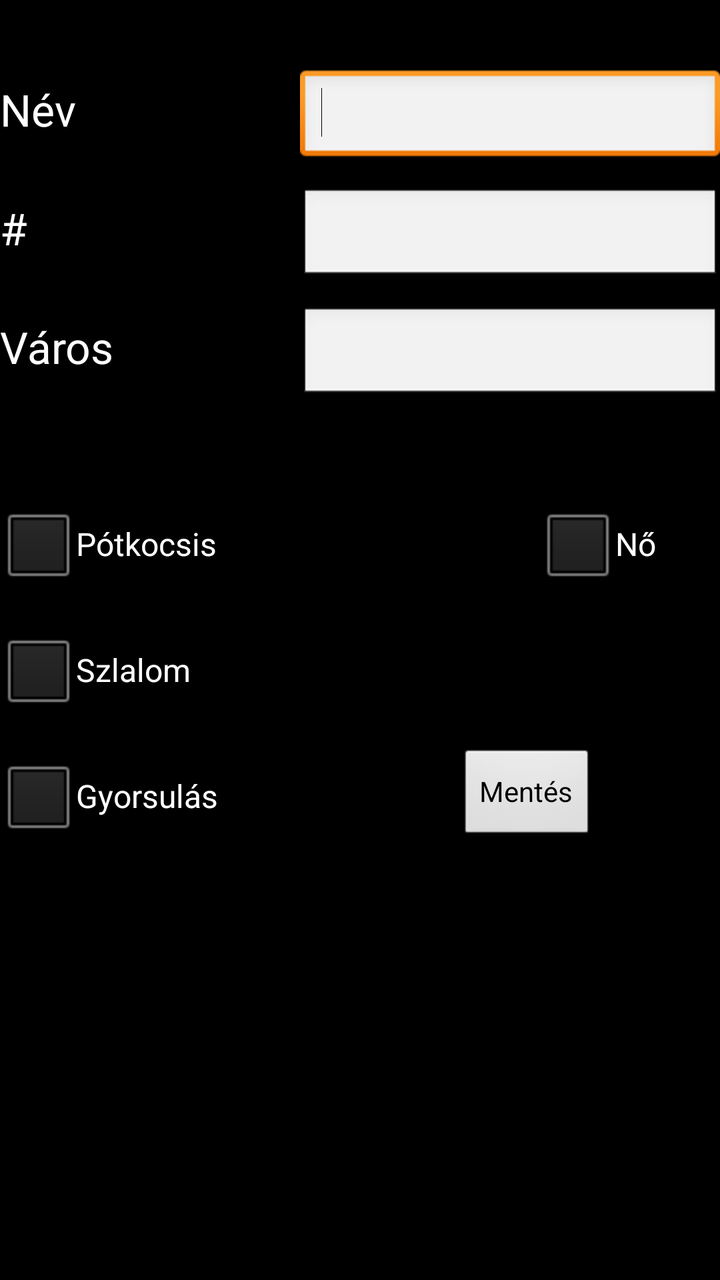
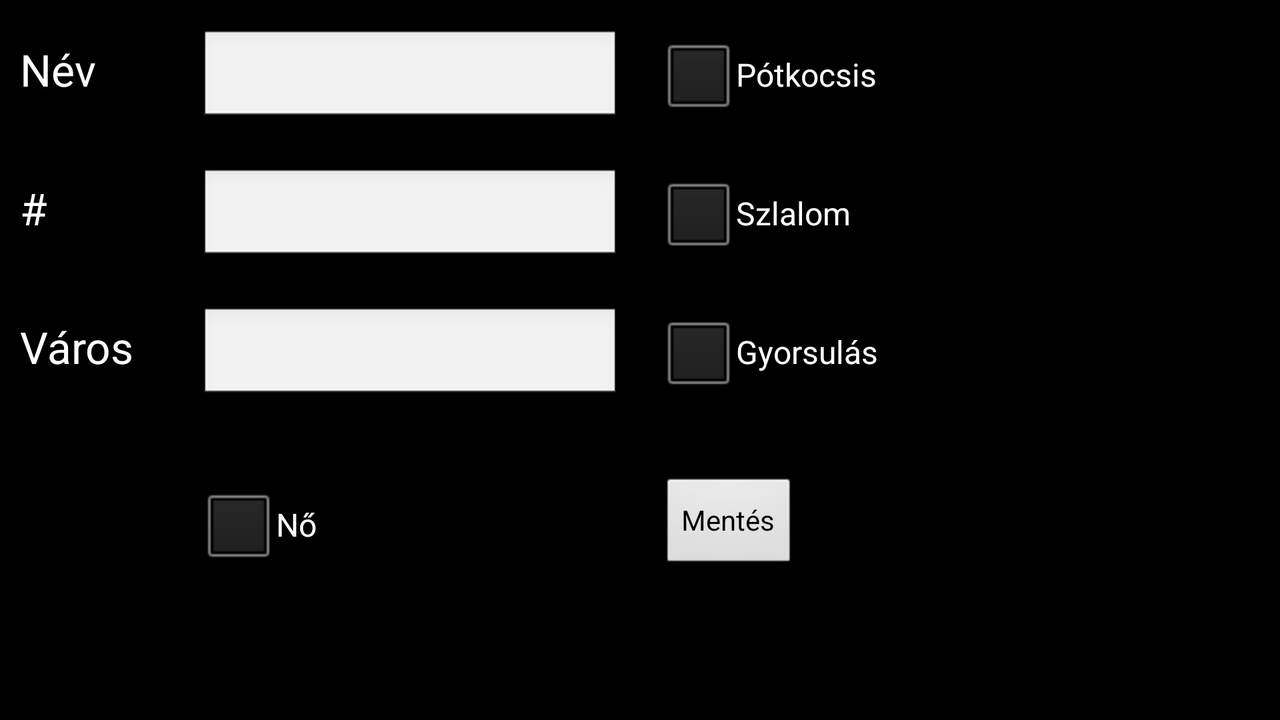

One screen, two layout resources from the same app: the default and the author's alternative for another configuration. Each is rendered where Android would select it; the XML of both is given below.
<!-- AndroidManifest.xml: application theme android:Theme.Black.NoTitleBar.Fullscreen -->
<!-- res/layout/input_racer.xml -->
<?xml version="1.0" encoding="utf-8"?>
<RelativeLayout xmlns:android="http://schemas.android.com/apk/res/android"
    android:layout_width="match_parent"
    android:layout_height="match_parent" >

    <TextView
        android:id="@+id/inputracerViewName"
        android:layout_width="wrap_content"
        android:layout_height="wrap_content"
        android:layout_alignParentLeft="true"
        android:layout_alignParentTop="true"
        android:layout_marginTop="40dp"
        android:text="@string/data_name"
        android:textAppearance="?android:attr/textAppearanceLarge" />

    <TextView
        android:id="@+id/inputracerViewNumber"
        android:layout_width="wrap_content"
        android:layout_height="wrap_content"
        android:layout_alignParentLeft="true"
        android:layout_below="@+id/inputracerViewName"
        android:layout_marginTop="30dp"
        android:text="@string/data_number"
        android:textAppearance="?android:attr/textAppearanceLarge" />

    <TextView
        android:id="@+id/inputracerViewTown"
        android:layout_width="wrap_content"
        android:layout_height="wrap_content"
        android:layout_alignParentLeft="true"
        android:layout_below="@+id/inputracerViewNumber"
        android:layout_marginTop="30dp"
        android:text="@string/data_town"
        android:textAppearance="?android:attr/textAppearanceLarge" />

    <CheckBox
        android:id="@+id/inputracerTrailer"
        android:layout_width="wrap_content"
        android:layout_height="wrap_content"
        android:layout_alignParentLeft="true"
        android:layout_below="@+id/inputracerViewTown"
        android:layout_marginTop="60dp"
        android:text="@string/data_trailer" />

    <CheckBox
        android:id="@+id/inputracerSlalom"
        android:layout_width="wrap_content"
        android:layout_height="wrap_content"
        android:layout_alignParentLeft="true"
        android:layout_below="@+id/inputracerTrailer"
        android:layout_marginTop="15dp"
        android:text="@string/data_slalom" />

    <CheckBox
        android:id="@+id/inputracerDrag"
        android:layout_width="wrap_content"
        android:layout_height="wrap_content"
        android:layout_alignParentLeft="true"
        android:layout_below="@+id/inputracerSlalom"
        android:layout_marginTop="15dp"
        android:text="@string/data_drag" />

    <CheckBox
        android:id="@+id/inputracerSex"
        android:layout_width="wrap_content"
        android:layout_height="wrap_content"
        android:layout_alignBottom="@+id/inputracerTrailer"
        android:layout_alignParentRight="true"
        android:layout_marginRight="32dp"
        android:text="@string/data_sex" />

    <Button
        android:id="@+id/inputracerbtn"
        android:layout_width="wrap_content"
        android:layout_height="wrap_content"
        android:layout_alignBottom="@+id/inputracerDrag"
        android:layout_alignRight="@+id/inputracerSex"
        android:layout_marginRight="30dp"
        android:text="@string/btn_save" />

    <EditText
        android:id="@+id/inputracerEditTown"
        android:layout_width="wrap_content"
        android:layout_height="wrap_content"
        android:layout_alignBaseline="@+id/inputracerViewTown"
        android:layout_alignBottom="@+id/inputracerViewTown"
        android:layout_alignParentRight="true"
        android:ems="10"
        android:inputType="text" />

    <EditText
        android:id="@+id/inputracerEditNumber"
        android:layout_width="wrap_content"
        android:layout_height="wrap_content"
        android:layout_alignBaseline="@+id/inputracerViewNumber"
        android:layout_alignBottom="@+id/inputracerViewNumber"
        android:layout_alignParentRight="true"
        android:ems="10"
        android:inputType="number" >
    </EditText>

    <EditText
        android:id="@+id/inputracerEditName"
        android:layout_width="wrap_content"
        android:layout_height="wrap_content"
        android:layout_alignBaseline="@+id/inputracerViewName"
        android:layout_alignBottom="@+id/inputracerViewName"
        android:layout_alignParentRight="true"
        android:ems="10"
        android:inputType="text" >

        <requestFocus />

    </EditText>

</RelativeLayout>
<!-- resources referenced by this layout -->
<resources>
  <string name="btn_save">Mentés</string>
  <string name="data_drag">Gyorsulás</string>
  <string name="data_name">Név</string>
  <string name="data_number">#</string>
  <string name="data_sex">Nő</string>
  <string name="data_slalom">Szlalom</string>
  <string name="data_town">Város</string>
  <string name="data_trailer">Pótkocsis</string>
</resources>
<!-- res/layout-land/input_racer.xml (the author's variant of the layout above) -->
<!-- drawn on the phone turned sideways -->
<?xml version="1.0" encoding="utf-8"?>
<RelativeLayout xmlns:android="http://schemas.android.com/apk/res/android"
    android:layout_width="match_parent"
    android:layout_height="match_parent" >

    <TextView
        android:id="@+id/inputracerViewName"
        android:layout_width="60dp"
        android:layout_height="wrap_content"
        android:layout_alignParentLeft="true"
        android:layout_alignParentTop="true"
        android:layout_marginTop="20dp"
        android:layout_marginLeft="10dp"
        android:text="@string/data_name"
        android:textAppearance="?android:attr/textAppearanceLarge" />

    <EditText
        android:id="@+id/inputracerEditTown"
        android:layout_width="wrap_content"
        android:layout_height="wrap_content"
        android:layout_alignBaseline="@+id/inputracerViewTown"
        android:layout_alignBottom="@+id/inputracerViewTown"
        android:layout_marginLeft="30dp"
        android:layout_toRightOf="@+id/inputracerViewTown"
        android:ems="10"
        android:inputType="text" >
    </EditText>

    <TextView
        android:id="@+id/inputracerViewTown"
        android:layout_width="60dp"
        android:layout_height="wrap_content"
        android:layout_alignParentLeft="true"
        android:layout_below="@+id/inputracerViewNumber"
        android:layout_marginTop="40dp"
        android:layout_marginLeft="10dp"
        android:text="@string/data_town"
        android:textAppearance="?android:attr/textAppearanceLarge" />

    <EditText
        android:id="@+id/inputracerEditNumber"
        android:layout_width="wrap_content"
        android:layout_height="wrap_content"
        android:layout_alignBaseline="@+id/inputracerViewNumber"
        android:layout_alignBottom="@+id/inputracerViewNumber"
        android:layout_marginLeft="30dp"
        android:layout_toRightOf="@+id/inputracerViewNumber"
        android:ems="10"
        android:inputType="number" />

    <EditText
        android:id="@+id/inputracerEditName"
        android:layout_width="wrap_content"
        android:layout_height="wrap_content"
        android:layout_alignBaseline="@+id/inputracerViewName"
        android:layout_alignBottom="@+id/inputracerViewName"
        android:layout_marginLeft="30dp"
        android:layout_toRightOf="@+id/inputracerViewName"
        android:ems="10"
        android:inputType="text" >

    </EditText>

    <TextView
        android:id="@+id/inputracerViewNumber"
        android:layout_width="60dp"
        android:layout_height="wrap_content"
        android:layout_alignParentLeft="true"
        android:layout_below="@+id/inputracerViewName"
        android:layout_marginTop="40dp"
        android:layout_marginLeft="10dp"
        android:text="@string/data_number"
        android:textAppearance="?android:attr/textAppearanceLarge" />

    <CheckBox
        android:id="@+id/inputracerSlalom"
        android:layout_width="wrap_content"
        android:layout_height="wrap_content"
        android:layout_alignBaseline="@+id/inputracerEditNumber"
        android:layout_alignBottom="@+id/inputracerEditNumber"
        android:layout_marginLeft="20dp"
        android:layout_toRightOf="@+id/inputracerEditNumber"
        android:text="@string/data_slalom" />

    <CheckBox
        android:id="@+id/inputracerDrag"
        android:layout_width="wrap_content"
        android:layout_height="wrap_content"
        android:layout_alignBaseline="@+id/inputracerEditTown"
        android:layout_alignBottom="@+id/inputracerEditTown"
        android:layout_marginLeft="20dp"
        android:layout_toRightOf="@+id/inputracerEditTown"
        android:text="@string/data_drag" />

    <CheckBox
        android:id="@+id/inputracerTrailer"
        android:layout_width="wrap_content"
        android:layout_height="wrap_content"
        android:layout_alignBaseline="@+id/inputracerEditName"
        android:layout_alignBottom="@+id/inputracerEditName"
        android:layout_marginLeft="20dp"
        android:layout_toRightOf="@+id/inputracerEditName"
        android:text="@string/data_trailer" />

    <CheckBox
        android:id="@+id/inputracerSex"
        android:layout_width="wrap_content"
        android:layout_height="wrap_content"
        android:layout_alignLeft="@+id/inputracerEditTown"
        android:layout_alignTop="@+id/inputracerbtn"
        android:text="@string/data_sex" />

    <Button
        android:id="@+id/inputracerbtn"
        android:layout_width="wrap_content"
        android:layout_height="wrap_content"
        android:layout_alignLeft="@+id/inputracerDrag"
        android:layout_below="@+id/inputracerEditTown"
        android:layout_marginTop="37dp"
        android:text="@string/btn_save" />

</RelativeLayout>
